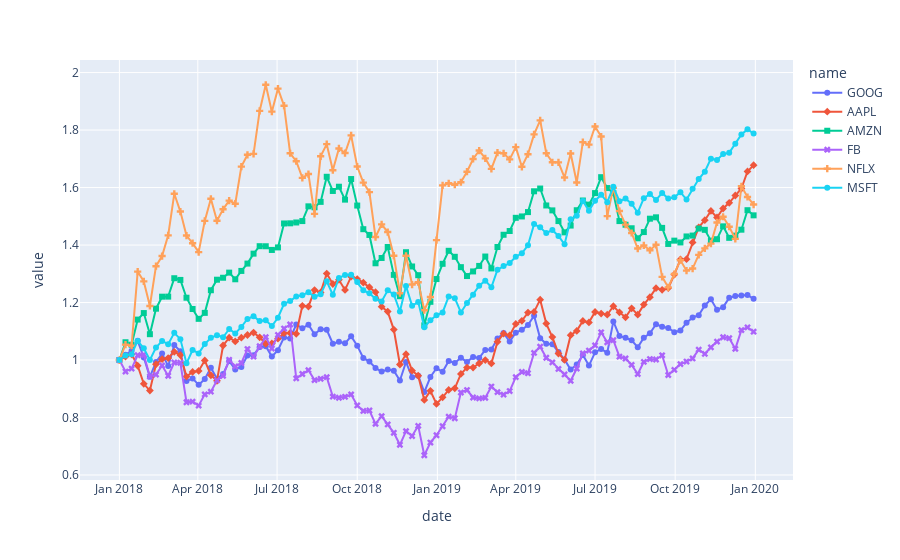

Notebook cell for this chart:
### Code cell
px.line(stocks_melt, 'date', 'value', color='name', symbol='name')
